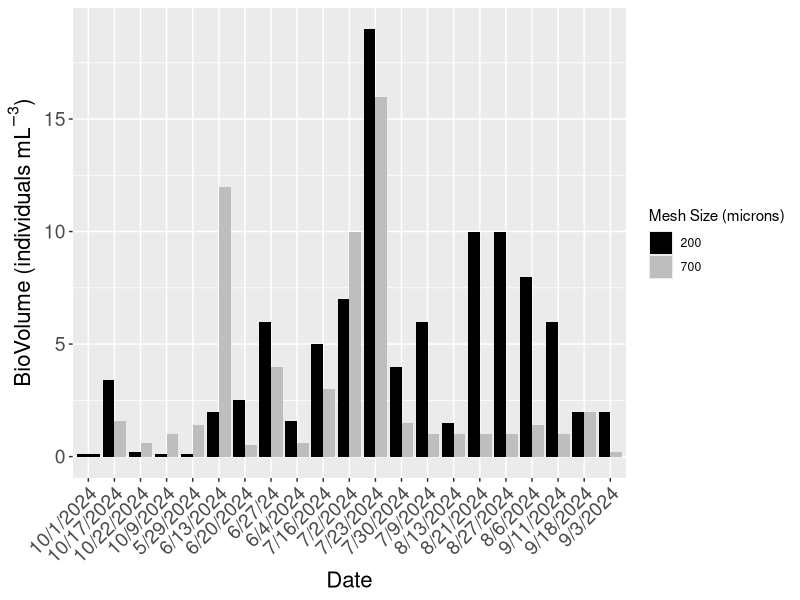
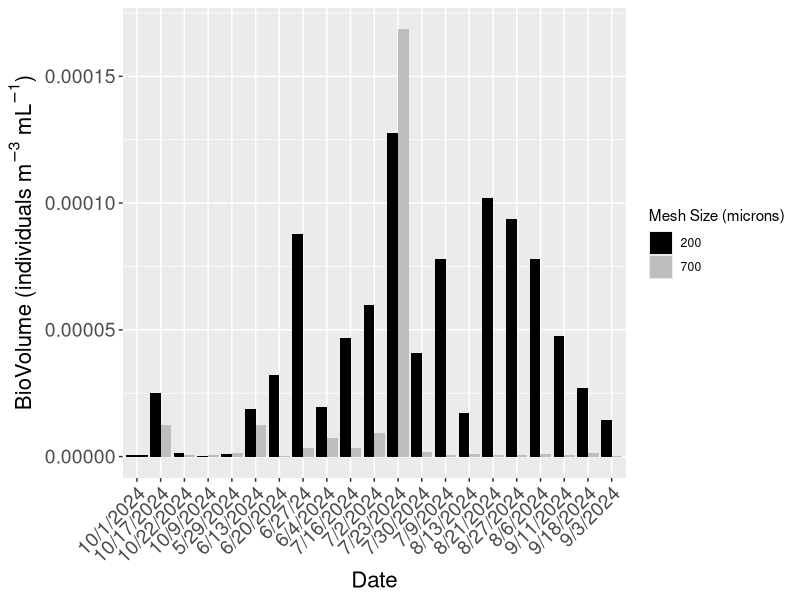

Write the R code that produced these figures, in order. (Note: this script raises an error after producing the figures.)
## ---- chunk 1
time_series <- read.csv("time_series_final.csv")
time_series
time_series <- na.omit(time_series)
time_series
## ---- chunk 2
time_series_df <- as.data.frame(time_series)
tow <- as.factor(time_series_df$Tow)
## ---- chunk 3
library(ggplot2)
library(dplyr)
## ---- chunk 4
# Use filter to extract specific locations
ram_time_series <- time_series_df %>%
  filter(Site %in% c("Ram"))
ram_time_series_df <- as.data.frame(ram_time_series)
print(ram_time_series_df)
tow <- as.factor(ram_time_series_df$Tow)

## ---- chunk 5
# Create the plot
biovolume_plot <- ggplot(data = ram_time_series_df, aes(x = Date, y = BioVol, fill = tow)) + 
  geom_bar(stat = "identity", position = "dodge") +  # Use dodge for side-by-side bars
  theme(axis.text.x = element_text(angle = 45, hjust = 1, size = 14),  # Rotate x-axis labels for readability and adjust size
    axis.text.y = element_text(size = 14),  # Adjust y-axis text size
    axis.title.x = element_text(size = 16),  # Adjust x-axis title size
    axis.title.y = element_text(size = 16),  # Adjust y-axis title size
    plot.title = element_text(size = 22, hjust = 0.5)) + # Adjust title size and center it)) +  # Rotate x-axis labels for readability
  ylab(expression("BioVolume (individuals" ~ mL^{-3} * ")")) + 
  xlab("Date") +  # Rename axis titles
  labs(fill = "Mesh Size (microns)") +  # Add a title
  scale_fill_manual(values = c("200" = "black", 
                                "700" = "grey"))  # Define custom colors
print(biovolume_plot)  # Show the plot
## ---- chunk 6
# Create the plot
biovolume_plot_filtered <- ggplot(data = ram_time_series_df, aes(x = Date, y = BioVol_Filtered, fill = tow)) + 
  geom_bar(stat = "identity", position = "dodge") +  # Use dodge for side-by-side bars
  theme(axis.text.x = element_text(angle = 45, hjust = 1, size = 14),  # Rotate x-axis labels for readability and adjust size
    axis.text.y = element_text(size = 14),  # Adjust y-axis text size
    axis.title.x = element_text(size = 16),  # Adjust x-axis title size
    axis.title.y = element_text(size = 16),  # Adjust y-axis title size
    plot.title = element_text(size = 22, hjust = 0.5)) + # Adjust title size and center it)) +  # Rotate x-axis labels for readability
  ylab(expression("BioVolume (individuals" ~ m^{-3} * ~ mL^{-1} * ")")) + 
  xlab("Date") +  # Rename axis titles
  labs(fill = "Mesh Size (microns)") +  # Add a title
  scale_fill_manual(values = c("200" = "black", 
                                "700" = "grey"))  # Define custom colors
print(biovolume_plot_filtered)  # Show the plot
## ---- chunk 7
# Summarize the data by Species and Count
summary_count_ram <- ram_time_series %>%
  group_by(Species, Tow) %>%
  summarize(total_count = sum(Count), .groups = 'drop') %>%
  arrange(desc(total_count))  # Sort in descending order

# Print the summarized result
print(summary_count_ram)
## ---- chunk 8
count_filtered <- as.numeric(time_series_df$Count_Filtered)
# Summarize the data by Species and Filtered Count
summary_filtered_count_ram <- ram_time_series %>%
  group_by(Species, Tow, Date) %>%
  summarize(total_filtered_count = sum(Count_Filtered), .groups = 'drop') %>%
  arrange(desc(total_filtered_count))  # Sort in descending order

# Print the summarized result
print(summary_filtered_count_ram)
## ---- chunk 9
meso <- read.csv("relative_abundance_ram_meso.csv")
relative_abundance_ram_meso_df <- as.data.frame(relative_abundance_ram_meso)
## ---- chunk 10
tow <- as.factor(relative_abundance_ram_meso_df$Tow)
stacked_bar_plot_ram_200 <- ggplot(relative_abundance_ram_meso_df, aes(x = tow, y = Relative_Abundance, fill = Species)) +
  geom_bar(stat = "identity") +
  labs(x = "Tow (microns)", y = "Relative Abundance") +
  scale_fill_manual(values = c("Centropages_sp" = "#9FE2BF", "Acartia_sp" = "#89CFF0", "Calanus_sp" = "#0000FF", "Evadne_nordmanni" = "#191970", "Paracalanus_sp" = "#0096FF", "Temora_longicornis" = "#00A36C", "Oithona_sp" = "#7393B3", "Podon_polyphemoides" = "#5D3FD3", "Pseudocalanus_sp" = "#4682B4", "Copepod_nauplii" = "#CCCCFF")) +  # Custom colors
  theme_minimal()

print(stacked_bar_plot_ram_200)
## ---- chunk 11
relative_abundance_ram_macro <- read.csv("relative_abundance_ram_macro.csv")
relative_abundance_ram_macro_df <- as.data.frame(relative_abundance_ram_macro)
## ---- chunk 12
tow <- as.factor(relative_abundance_ram_macro_df$Tow)
stacked_bar_plot_ram_700 <- ggplot(relative_abundance_ram_macro_df, aes(x = tow, y = Relative_Abundance, fill = Species)) +
  geom_bar(stat = "identity", width = 0.6) +
  labs(title = "Stacked Bar Graph", x = "Tow (microns)", y = "Relative Abundance") +
  scale_fill_manual(values = c("Centropages_sp" = "#9FE2BF", "Acartia_sp" = "#89CFF0", "Calanus_sp" = "#0000FF", "Evadne_nordmanni" = "#191970", "Paracalanus_sp" = "#0096FF", "Obelia_sp" = "#AAFF00", "Carcinus_maenas" = "#AFE1AF", "Podon_polyphemoides" = "#5D3FD3", "Pseudocalanus_sp" = "#4682B4", "Gammarus_sp" = "#454B1B")) +  # Custom colors
  theme_minimal()

print(stacked_bar_plot_ram_700)
## ---- chunk 13
ram_relative_abundance <- read.csv("ram_relative_abundance.csv")
ram_relative_abundance_df <- as.data.frame(ram_relative_abundance)
## ---- chunk 14
tow <- as.factor(ram_relative_abundance_df$Tow)
stacked_bar_plot_ram <- ggplot(ram_relative_abundance_df, aes(x = tow, y = Relative_Abundance, fill = Species)) +
  geom_bar(stat = "identity", width = 0.5) +
  labs(x = "Tow (microns)", y = "Relative Abundance (%)") +
  scale_fill_manual(values = c("Centropages_sp" = "#9FE2BF", "Acartia_sp" = "#89CFF0", "Calanus_sp" = "#0000FF", "Evadne_nordmanni" = "#191970", "Paracalanus_sp" = "#0096FF", "Obelia_sp" = "#AAFF00", "Carcinus_maenas" = "#008080", "Podon_polyphemoides" = "#5D3FD3", "Pseudocalanus_sp" = "#4682B4", "Gammarus_sp" = "#454B1B", "Oithona_sp" = "#7393B3", "Temora_longicornis" = "#00A36C", "Copepod_nauplii" = "#CCCCFF")) +  # Custom colors
  theme_minimal()

print(stacked_bar_plot_ram)
## ---- chunk 15
tow <- as.factor(ram_relative_abundance_df$Tow)
stacked_bar_plot_ram_filtered <- ggplot(ram_relative_abundance_df, aes(x = tow, y = Relative_Abundance_Filtered, fill = Species)) +
  geom_bar(stat = "identity", width = 0.5) +
  labs(x = "Tow (microns)", y = "Relative Abundance (%)") +
  scale_fill_manual(values = c("Centropages_sp" = "#9FE2BF", "Acartia_sp" = "#89CFF0", "Calanus_sp" = "#0000FF", "Evadne_nordmanni" = "#191970", "Paracalanus_sp" = "#0096FF", "Obelia_sp" = "#AAFF00", "Carcinus_maenas" = "#008080", "Podon_polyphemoides" = "#5D3FD3", "Pseudocalanus_sp" = "#4682B4", "Gammarus_sp" = "#454B1B", "Oithona_sp" = "#7393B3", "Temora_longicornis" = "#00A36C", "Copepod_nauplii" = "#CCCCFF")) +  # Custom colors
  theme_minimal()

print(stacked_bar_plot_ram_filtered)
## ---- chunk 16
# Summarize the data by Species and Count
summary_date_count_ram <- ram_time_series %>%
  group_by(Species, Tow, Date) %>%
  summarize(total_count = sum(Count), .groups = 'drop') %>%
  arrange(desc(total_count))  # Sort in descending order

# Print the summarized result
print(summary_date_count_ram)
## ---- chunk 17

ram_sorted_date_count <- summary_date_count_ram %>%
  filter(Species %in% c("Acartia_sp", "Calanus_sp", "Evadne_nordmanni", "Paracalanus_sp", "Obelia_sp", "Carcinus_maenas", "Podon_polyphemoides", "Pseudocalanus_sp", "Gammarus_sp", "Oithona_sp", "Temora_longicornis", "Copepod_nauplii", "Centropages_sp"))

date_count_ram_df <- as.data.frame(ram_sorted_date_count)

# Create the line graph
line_graph <- ggplot(data = date_count_ram_df, aes(x = Date, y = total_count, color = Species, group = Species)) +
  geom_line(size = 0.9) +  # Add lines
  geom_point() + # Optionally add points at data points
  theme(axis.text.x = element_text(angle = 45, hjust = 1)) +  # Rotate x-axis labels for readability
  ylab("Count") + xlab("Date") +  # Rename axis titles
  scale_color_manual(values = c(
    "Acartia_sp" = "#89CFF0", "Calanus_sp" = "#0000FF", "Evadne_nordmanni" = "#191970", "Paracalanus_sp" = "#0096FF", "Obelia_sp" = "#AAFF00", "Carcinus_maenas" = "#008080", "Podon_polyphemoides" = "#5D3FD3", "Pseudocalanus_sp" = "#4682B4", "Gammarus_sp" = "#454B1B", "Oithona_sp" = "#7393B3", "Temora_longicornis" = "#00A36C", "Copepod_nauplii" = "#CCCCFF", "Centropages_sp" = "#9FE2BF"
  )) +  # Define colors for each species
  labs(title = "Count of Top Zooplankton Species Over Date")  # Add a title if desired

print(line_graph)  # Show the plot
## ---- chunk 18

meso_ram_sorted_date_count <- summary_date_count_ram %>%
  filter(Species %in% c("Acartia_sp", "Calanus_sp", "Evadne_nordmanni", "Paracalanus_sp", "Podon_polyphemoides", "Pseudocalanus_sp", "Oithona_sp", "Temora_longicornis", "Copepod_nauplii", "Centropages_sp"), Tow %in% c("200"))

meso_date_count_ram_df <- as.data.frame(meso_ram_sorted_date_count)

# Create the line graph
meso_line_graph <- ggplot(data = meso_date_count_ram_df, aes(x = Date, y = total_count, color = Species, group = Species)) +
  geom_line(size = 0.9) +  # Add lines
  geom_point() + # Optionally add points at data points
  theme(
    axis.text.x = element_text(angle = 45, hjust = 1, size = 12),  # Adjust x-axis text size
    axis.text.y = element_text(size = 14),  # Adjust y-axis text size
    axis.title.x = element_text(size = 16),  # Adjust x-axis title size
    axis.title.y = element_text(size = 16),   # Adjust y-axis title size
    plot.title = element_text(size = 22, hjust = 0.5)
  ) + 
  ylab(expression("Count (individuals" ~ m^{-3} * ")")) + xlab("Date") +  # Rename axis titles
  scale_color_manual(values = c(
    "Acartia_sp" = "#89CFF0", "Calanus_sp" = "#0000FF", "Evadne_nordmanni" = "#191970", "Paracalanus_sp" = "#0096FF", "Podon_polyphemoides" = "#5D3FD3", "Pseudocalanus_sp" = "#4682B4", "Oithona_sp" = "#7393B3", "Temora_longicornis" = "#00A36C", "Copepod_nauplii" = "#CCCCFF", "Centropages_sp" = "#9FE2BF"
  )) +  # Define colors for each species
  labs()  # Add a title if desired

print(meso_line_graph)  # Show the plot
## ---- chunk 19

macro_ram_sorted_date_count <- summary_date_count_ram %>%
  filter(Species %in% c("Acartia_sp", "Calanus_sp", "Evadne_nordmanni", "Paracalanus_sp", "Obelia_sp", "Carcinus_maenas", "Podon_polyphemoides", "Pseudocalanus_sp", "Gammarus_sp", "Centropages_sp"), Tow %in% c("700"))

macro_date_count_ram_df <- as.data.frame(macro_ram_sorted_date_count)

# Create the line graph
macro_line_graph <- ggplot(data = macro_date_count_ram_df, aes(x = Date, y = total_count, color = Species, group = Species)) +
  geom_line(size = 0.9) +  # Add lines
  geom_point() + # Optionally add points at data points
  theme(
    axis.text.x = element_text(angle = 45, hjust = 1, size = 12),  # Adjust x-axis text size
    axis.text.y = element_text(size = 14),  # Adjust y-axis text size
    axis.title.x = element_text(size = 16),  # Adjust x-axis title size
    axis.title.y = element_text(size = 16),   # Adjust y-axis title size
    plot.title = element_text(size = 22, hjust = 0.5)
  ) + 
  ylab(expression("BioVolume (individuals" ~ mL^{-1} * ")")) + xlab("Date") +  # Rename axis titles
  scale_color_manual(values = c(
    "Acartia_sp" = "#89CFF0", "Calanus_sp" = "#0000FF", "Evadne_nordmanni" = "#191970", "Paracalanus_sp" = "#0096FF", "Obelia_sp" = "#50C878", "Carcinus_maenas" = "#008080", "Podon_polyphemoides" = "#5D3FD3", "Pseudocalanus_sp" = "#4682B4", "Gammarus_sp" = "#454B1B", "Centropages_sp" = "#9FE2BF"
  )) +  # Define colors for each species
  labs()  # Add a title if desired

print(macro_line_graph)  # Show the plot
## ---- chunk 20
month_biovol <- read.csv("month_biovol.csv")
month_biovol
## ---- chunk 21
meso_biovol <- month_biovol %>%
  filter(Tow %in% c("200"))
month <- as.factor(meso_biovol$Month)
biovol_filtered <- as.numeric(meso_biovol$Filtered_BioVol)
meso_aov <- aov(BioVol ~ month, data = meso_biovol)
summary(meso_aov)
TukeyHSD(meso_aov)
## ---- chunk 22
t.test(meso_biovol$BioVol)
## ---- chunk 23
macro_biovol <- month_biovol %>%
  filter(Tow %in% c("700"))
month <- as.factor(macro_biovol$Month)
biovol_filtered <- as.numeric(macro_biovol$Filtered_BioVol)
macro_aov <- aov(biovol ~ month, data=macro_biovol, var.equal=TRUE)
summary(macro_aov)
TukeyHSD(macro_aov)
## ---- chunk 24
t.test(macro_biovol$BioVol)
## ---- chunk 25

macro_ram_sorted_date_count <- summary_date_count_ram %>%
  filter(Species %in% c("Acartia_sp", "Calanus_sp", "Evadne_nordmanni", "Paracalanus_sp", "Obelia_sp", "Carcinus_maenas", "Podon_polyphemoides", "Pseudocalanus_sp", "Gammarus_sp", "Centropages_sp"), Tow %in% c("700"))

macro_date_count_ram_df <- as.data.frame(macro_ram_sorted_date_count)

# Create the line graph
macro_line_graph <- ggplot(data = macro_date_count_ram_df, aes(x = Date, y = total_count, color = Species, group = Species)) +
  geom_line(size = 0.9) +  # Add lines
  geom_point() + # Optionally add points at data points
  theme(
    axis.text.x = element_text(angle = 45, hjust = 1, size = 12),  # Adjust x-axis text size
    axis.text.y = element_text(size = 14),  # Adjust y-axis text size
    axis.title.x = element_text(size = 16),  # Adjust x-axis title size
    axis.title.y = element_text(size = 16),   # Adjust y-axis title size
    plot.title = element_text(size = 22, hjust = 0.5)
  ) + 
  ylab(expression("Abundance (individuals" ~ mL^{-3} * ")")) + xlab("Date") +  # Rename axis titles
  scale_color_manual(values = c(
    "Acartia_sp" = "#89CFF0", "Calanus_sp" = "#0000FF", "Evadne_nordmanni" = "#191970", "Paracalanus_sp" = "#0096FF", "Obelia_sp" = "#50C878", "Carcinus_maenas" = "#008080", "Podon_polyphemoides" = "#5D3FD3", "Pseudocalanus_sp" = "#4682B4", "Gammarus_sp" = "#454B1B", "Centropages_sp" = "#9FE2BF"
  )) +  # Define colors for each species
  labs()  # Add a title if desired

print(macro_line_graph)  # Show the plot
## ---- chunk 26

meso_ram_sorted_date_count_filtered <- summary_filtered_count_ram %>%
  filter(Species %in% c("Acartia_sp", "Calanus_sp", "Evadne_nordmanni", "Paracalanus_sp", "Podon_polyphemoides", "Pseudocalanus_sp", "Oithona_sp", "Temora_longicornis", "Copepod_nauplii", "Centropages_sp"), Tow %in% c("200"))

meso_date_count_ram_filtered_df <- as.data.frame(meso_ram_sorted_date_count_filtered)

# Create the line graph
meso_line_graph_filtered <- ggplot(data = meso_date_count_ram_filtered_df, aes(x = Date, y = total_filtered_count, color = Species, group = Species)) +
  geom_line(size = 0.9) +  # Add lines
  geom_point() + # Optionally add points at data points
  theme(
    axis.text.x = element_text(angle = 45, hjust = 1, size = 12),  # Adjust x-axis text size
    axis.text.y = element_text(size = 14),  # Adjust y-axis text size
    axis.title.x = element_text(size = 16),  # Adjust x-axis title size
    axis.title.y = element_text(size = 16),   # Adjust y-axis title size
    plot.title = element_text(size = 22, hjust = 0.5)
  ) + 
  ylab(expression("Abundance (individuals" ~ m^{-3}*")")) + xlab("Date") +  # Rename axis titles
  scale_color_manual(values = c(
    "Acartia_sp" = "#89CFF0", "Calanus_sp" = "#0000FF", "Evadne_nordmanni" = "#191970", "Paracalanus_sp" = "#0096FF", "Podon_polyphemoides" = "#5D3FD3", "Pseudocalanus_sp" = "#4682B4", "Oithona_sp" = "#7393B3", "Temora_longicornis" = "#00A36C", "Copepod_nauplii" = "#CCCCFF", "Centropages_sp" = "#9FE2BF"
  )) +  # Define colors for each species
  labs()  # Add a title if desired

print(meso_line_graph_filtered)  # Show the plot
## ---- chunk 27

macro_ram_sorted_date_count_filtered <- summary_filtered_count_ram %>%
  filter(Species %in% c("Acartia_sp", "Calanus_sp", "Evadne_nordmanni", "Paracalanus_sp", "Obelia_sp", "Carcinus_maenas", "Podon_polyphemoides", "Pseudocalanus_sp", "Gammarus_sp", "Centropages_sp"), Tow %in% c("700"))

macro_date_count_ram_filtered_df <- as.data.frame(macro_ram_sorted_date_count_filtered)

# Create the line graph
macro_line_graph_filtered <- ggplot(data = macro_date_count_ram_filtered_df, aes(x = Date, y = total_filtered_count, color = Species, group = Species)) +
  geom_line(size = 0.9) +  # Add lines
  geom_point() + # Optionally add points at data points
  theme(
    axis.text.x = element_text(angle = 45, hjust = 1, size = 12),  # Adjust x-axis text size
    axis.text.y = element_text(size = 14),  # Adjust y-axis text size
    axis.title.x = element_text(size = 16),  # Adjust x-axis title size
    axis.title.y = element_text(size = 16),   # Adjust y-axis title size
    plot.title = element_text(size = 22, hjust = 0.5)
  ) + 
  ylab(expression("Abundance (individuals" ~ m^{-3}* ")")) + xlab("Date") +  # Rename axis titles
  scale_color_manual(values = c(
    "Acartia_sp" = "#89CFF0", "Calanus_sp" = "#0000FF", "Evadne_nordmanni" = "#191970", "Paracalanus_sp" = "#0096FF", "Obelia_sp" = "#50C878", "Carcinus_maenas" = "#008080", "Podon_polyphemoides" = "#5D3FD3", "Pseudocalanus_sp" = "#4682B4", "Gammarus_sp" = "#454B1B", "Centropages_sp" = "#9FE2BF"
  )) +  # Define colors for each species
  labs()  # Add a title if desired

print(macro_line_graph_filtered)  # Show the plot
